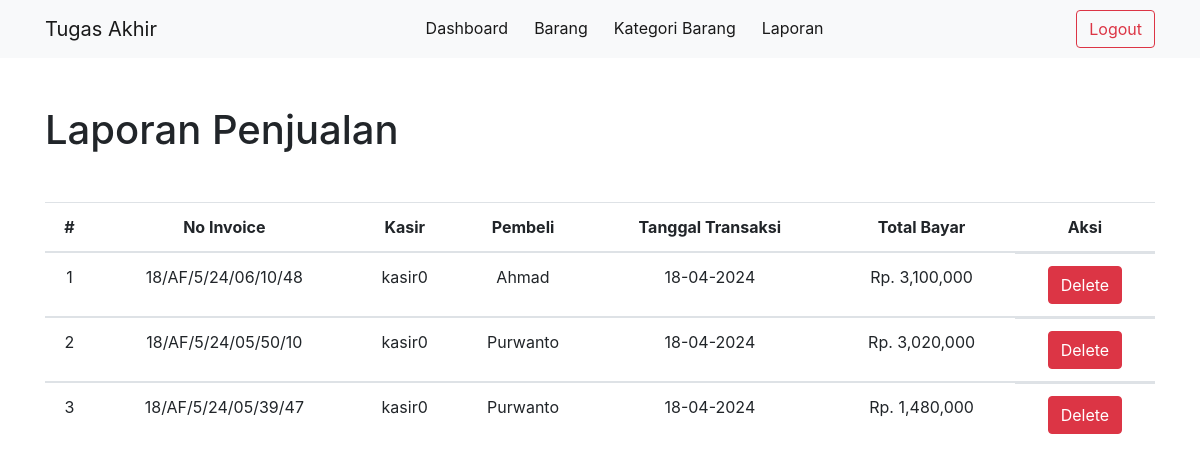
/api/laporan.php (signed in), run on the app's committed database.
### tables this page shows
CREATE TABLE `transaksi` (
  `id_transaksi` int(11) NOT NULL,
  `tgl_transaksi` timestamp NOT NULL DEFAULT CURRENT_TIMESTAMP ON UPDATE CURRENT_TIMESTAMP,
  `kode_kasir` int(11) NOT NULL,
  `total_bayar` varchar(20) NOT NULL,
  `no_invoice` varchar(20) NOT NULL,
  `nama_pembeli` varchar(20) NOT NULL
);

CREATE TABLE `user` (
  `id` int(11) NOT NULL,
  `username` varchar(100) NOT NULL,
  `password` text NOT NULL,
  `status` int(11) NOT NULL,
  `date_created` timestamp NOT NULL DEFAULT CURRENT_TIMESTAMP ON UPDATE CURRENT_TIMESTAMP
);

### api/koneksi.php (called while the page is built, shortened)
<?php
$conn = mysqli_connect("brrdgjokzyge4vxghosm-mysql.services.clever-cloud.com", "uwytcerkmuanavy0", "W88X2w3V9psK1hBlXKun", "brrdgjokzyge4vxghosm", 3306, );
function getData($data)
{
    global $conn;
    $rows = [];
    $query = mysqli_query($conn, $data);
    while ($row = mysqli_fetch_assoc($query)) {
        $rows[] = $row;
    }
    return $rows;
}

### api/laporan.php (the view, shortened to what this page needs)
<!DOCTYPE html>
<html lang="en">
<head>
    <link rel="stylesheet" href="https://cdn.jsdelivr.net/npm/bootstrap@4.3.1/dist/css/bootstrap.min.css">
</head>
<?php
require 'koneksi.php';
$laporan = getData("SELECT transaksi.id_transaksi,transaksi.tgl_transaksi,transaksi.no_invoice,transaksi.total_bayar,transaksi.nama_pembeli,user.username FROM transaksi INNER JOIN user ON transaksi.kode_kasir=user.id ORDER BY transaksi.id_transaksi DESC");
?>
<body>
    <nav class="navbar navbar-expand-lg navbar-light bg-light">
        <div class="container">
            <a class="navbar-brand" href="#">Tugas Akhir</a>
            <div class="collapse navbar-collapse justify-content-center" id="navbarNav">
                <ul class="navbar-nav">
                    <li class="nav-item active">
                        <a class="nav-link" href="./home.php">Dashboard <span class="sr-only">(current)</span></a>
                    </li>
                    <li class="nav-item active">
                        <a class="nav-link" href="./barang.php">Barang <span class="sr-only">(current)</span></a>
                    </li>
                    <li class="nav-item active">
                        <a class="nav-link" href="./kategori_barang.php">Kategori Barang <span class="sr-only">(current)</span></a>
                    </li>
                    <li class="nav-item active">
                        <a class="nav-link" href="laporan.php">Laporan <span class="sr-only">(current)</span></a>
                    </li>
                </ul>
            </div>
            <div class="ml-auto">
                <a href="logout.php" class="btn btn-outline-danger">Logout</a>
            </div>
        </div>
    </nav>
    <div class="container center-form mt-5">
        <h1>Laporan Penjualan</h1>
    </div>
    <div class="container mt-5">
        <table class="table table-hover text-center">
            <thead>
                <tr>
                    <th>#</th>
                    <th>No Invoice</th>
                    <th>Kasir</th>
                    <th>Pembeli</th>
                    <th>Tanggal Transaksi</th>
                    <th>Total Bayar</th>
                    <th>Aksi</th>
                </tr>
            </thead>
            <?php $no = 1 ?>
            <?php foreach ($laporan as $lapor) : ?>
                <tbody>
                    <tr>
                        <td><?= $no++; ?></td>
                        <td><?= $lapor['no_invoice'] ?></td>
                        <td><?= $lapor['username'] ?></td>
                        <td><?= $lapor['nama_pembeli'] ?></td>
                        <td><?= date("d-m-Y", strtotime($lapor['tgl_transaksi'])) ?></td>
                        <td>Rp. <?= number_format($lapor['total_bayar']) ?></td>
                        <td class="d-flex justify-content-center">
                            <a href="./delete_laporan.php?id=<?= $lapor['id_transaksi'] ?>" class="btn btn-danger">Delete</a>
                        </td>
                    </tr>
                </tbody>
            <?php endforeach; ?>
        </table>
    </div>
</body>
</html>

### api/laporan.php (style rules this page uses)
.navbar-nav .nav-item { border-bottom: 2px solid transparent; margin-right: 10px; }
.navbar-nav .nav-item:last-child { margin-right: 0; }

### data on the page
transaksi: no_invoice "18/AF/5/24/06/10/48", user.username "kasir0", nama_pembeli "Ahmad", tgl_transaksi "18-04-2024", total_bayar "3,100,000"
transaksi: no_invoice "18/AF/5/24/05/50/10", user.username "kasir0", nama_pembeli "Purwanto", tgl_transaksi "18-04-2024", total_bayar "3,020,000"
transaksi: no_invoice "18/AF/5/24/05/39/47", user.username "kasir0", nama_pembeli "Purwanto", tgl_transaksi "18-04-2024", total_bayar "1,480,000"
